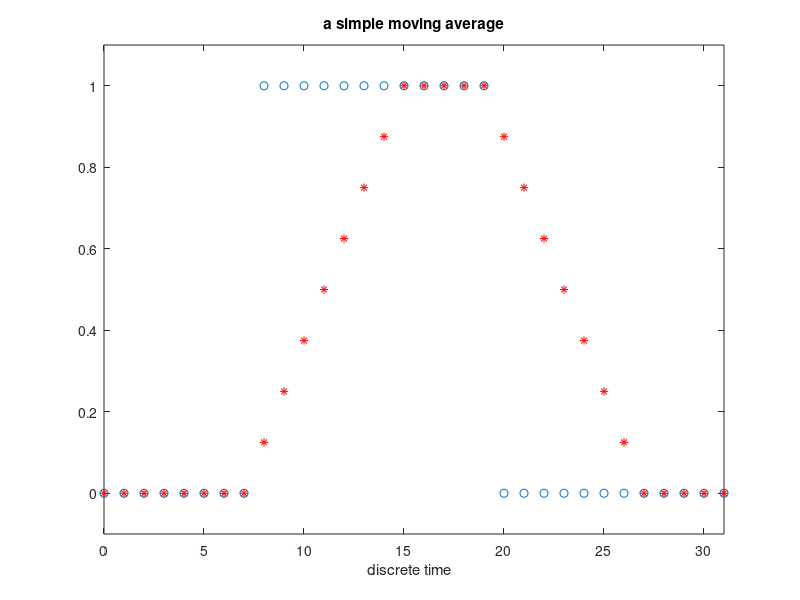

This chart was generated by the following MATLAB code:
% ex2_3.m  Example 2.3 to compute the "simple moving average" of a sequence, defined as
%	y(n) = (1/M)*sum[x(n-m), m=0,...,M-1], n=0,...,N-1
%
% we encode the dsp statement into matlabese
%   by (i) setting n=nr-1 and (ii) m=mr-1  	
% the moving average now reads
% 	yr(nr) = (1/M)*sum[xr(nr-mr+1), mr=1,...,M], nr=1,...,N
% ***** NOTICE THE '+1' WHICH APPEARS IN THE ARGUMENT OF xr( ) !! ****************
% we can now implement this form in matlab
% we define x for more clarity
% this is encoded, then, into xr(nr)=1, nr in [1,16] and zero otherwise
%	
	clf
	N=32;			% total length of sequences
	L=12;			% width of simple pulse x:
	xr=[zeros(1,8),ones(1,L),zeros(1,N-L-8)];
	M=8;			% length of moving average
% perform moving average
	for nr=1:N
		yr(nr)=0.0;
		for mr=1:M	% accumulate average
			if nr-mr+1>=1 & nr-mr+1<=N
				yr(nr)=yr(nr)+xr(nr-mr+1)/M;
			end
		end
	end
% we can now DECODE the matlab representations using the decoded index n
	n=(0:N-1);
	plot(n,xr,'o',n,yr,'r*')
	axis([0 N-1 -0.1 1.1])
	xlabel('discrete time  ')
	title('a simple moving average')
